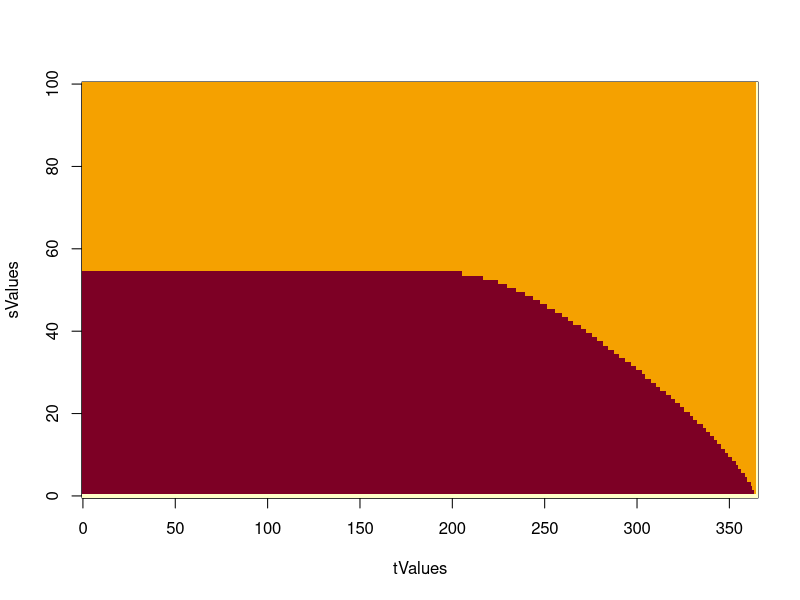

Source code (R):
priceL = 180
priceH = 300
pL = c(0.3,0.7)
pH = c(0.6,0.4)

delta = 0.98

M=100
T=365

sValues = seq(0,M)
tValues = seq(0,T)

sN=length(sValues)
tN=length(tValues)

V=matrix(NA,sN,tN)
rownames(V)=sValues
colnames(V)=tValues
U=V

for (t in rev(tValues)){
  for (s in sValues){


    if(t==T){
      V[paste(s),paste(t)]=0
      U[paste(s),paste(t)]=0
    }
    else if(s==0){
      V[paste(s),paste(t)]=0
      U[paste(s),paste(t)]=0
    }
    else{

      valueL = pL[2]*priceL + delta* (pL[1]*V[paste(s),paste(t+1)] + pL[2]*V[paste(s-1),paste(t+1)])
      valueH = pH[2]*priceH + delta* (pH[1]*V[paste(s),paste(t+1)] + pH[2]*V[paste(s-1),paste(t+1)]) 

      V[paste(s),paste(t)]=max(c(valueL,valueH))
      U[paste(s),paste(t)]=which.max(c(valueL,valueH))
    }
    
  }
}

image(tValues,sValues,t(U))

